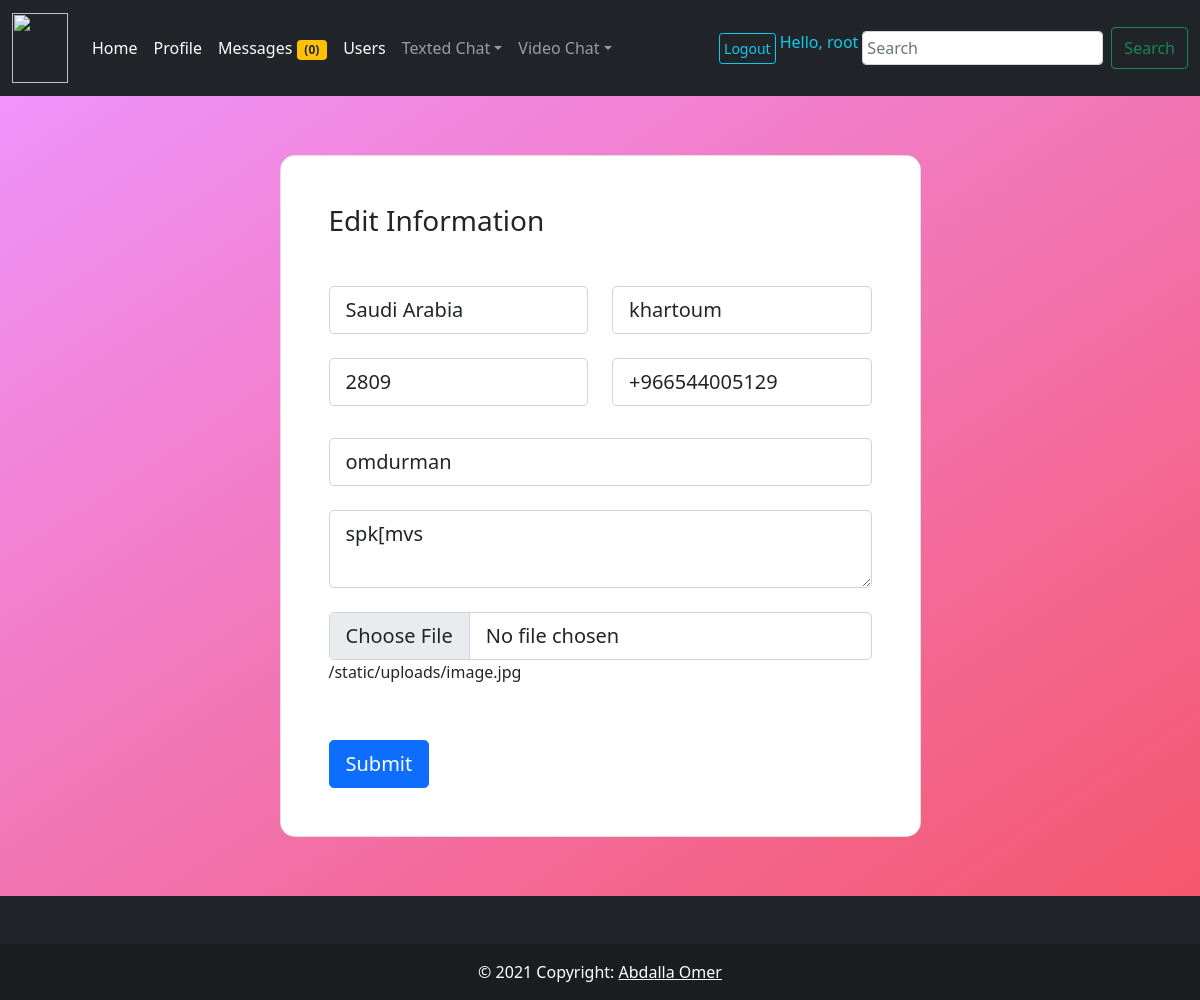
Screenshot of /profile/edit-user-profile/Abdalla_Omer (signed in) with the database file from the repository.
### register_app/models.py (models this page shows, shortened)
class UserInfo(models.Model):
    birth_day = models.CharField(max_length=5000)  #
    gender =  models.CharField(max_length=5000) #
    phone_number = models.CharField(max_length=5000)  #
    address = models.CharField(max_length=5000) #
    city = models.CharField(max_length=5000) #
    country = models.CharField(max_length=5000)  #
    postal_code = models.CharField(max_length=5000)  #
    about_me = models.CharField(max_length=5000, null= True)  #
    friends = models.IntegerField()
    followers = models.IntegerField(default=0)
    following = models.IntegerField()
    age = models.IntegerField()
    profile_picture = models.ImageField(upload_to = 'static/uploads/')  #'static/uploads/'
    user_id = models.CharField(max_length=5000, null= False)  #

### profile_app/views.py (the view, shortened to what this page needs)
# urls.py: path('edit-user-profile/<username>', views.edit_user_profile, name='edit_user_profile'),
def edit_user_profile(request, username):
    my_inbox = Messages.objects.filter(send_to= request.user)
    my_sent = Messages.objects.filter(send_from= request.user)
    inbox_count = len(my_inbox)
    sent_count = len(my_sent)
    total_messages = inbox_count + sent_count
    user_data = UserInfo.objects.get(user_id= username)
    context = {
        "user_data": user_data,
        "inbox_count": inbox_count,
        "sent_count": sent_count,
        "total_messages": total_messages,
    }
    if request.method == "GET":
        return render(request, 'edit_user_profile.html', context)

### profile_app/templates/edit_user_profile.html (shortened to what this page needs)
{% extends 'base.html' %}
{% load static %}
{% block link %}
  <link rel="stylesheet" href={%static 'css/register_styles.css'%}>
{% endblock %}
{% block content %}
<section class="vh-100 gradient-custom">
  <div class="container py-5 h-100">
    <div class="row justify-content-center align-items-center h-100">
      <div class="col-12 col-lg-9 col-xl-7">
        <div class="card shadow-2-strong card-registration" style="border-radius: 15px;">
          <div class="card-body p-4 p-md-5">
            <h3 class="mb-4 pb-2 pb-md-0 mb-md-5">Edit Information</h3>
            <form method="POST" enctype="multipart/form-data">
              <div class="row">
                <div class="col-md-6 mb-4">
                  <div class="form-outline">
                    <input type="text" id="firstName" name="country" class="form-control form-control-lg" placeholder="Country" value="{{user_data.country}}"/>
                  </div>
                </div>
                <div class="col-md-6 mb-4">
                  <div class="form-outline">
                    <input type="text" id="lastName" name="city" class="form-control form-control-lg" placeholder="City" value="{{user_data.city}}"/>
                  </div>
                </div>
              </div>
              <div class="row">
                <div class="col-md-6 mb-4 pb-2">
                  <div class="form-outline">
                    <input type="text" id="" class="form-control form-control-lg" name="postal_code" placeholder="Postal Code" value="{{user_data.postal_code}}"/>
                  </div>
                </div>
                <div class="col-md-6 mb-4 pb-2">
                  <div class="form-outline">
                    <input type="tel" id="phoneNumber" name="phone_number" class="form-control form-control-lg" placeholder="Phone Number" value="{{user_data.phone_number}}"/>
                  </div>
                </div>
              </div>
              <div class="form-outline">
                <input type="text" id="" class="form-control form-control-lg" name="address" placeholder="Address" value="{{user_data.address}}"/>
              </div>
              <div class="form-outline">
                <textarea id="w3review" name="about_me" class="form-control form-control-lg" rows="2" placeholder="About Me" >{{user_data.about_me}}</textarea>
              </div>
              <div class="form-outline">
                <input type="file" id="" class="form-control form-control-lg" name="image"  value=""/>{{user_data.profile_picture.url}}
              </div>
              <div class="mt-4 pt-2">
                <input class="btn btn-primary btn-lg" type="submit" value="Submit" />
              </div>
            </form>
          </div>
        </div>
      </div>
    </div>
  </div>
</section>
{% endblock %}

### templates/base.html (shortened to what this page needs)
{% load static %}
<!doctype html>
<html lang="en-us">
<head>
  <link href="https://cdn.jsdelivr.net/npm/bootstrap@5.1.0/dist/css/bootstrap.min.css" rel="stylesheet">
  {% block link %}
  {% endblock %}
  <nav class="navbar navbar-expand-lg navbar-dark bg-dark">
    <div class="container-fluid">
      <a class="navbar-brand" href="#">
        <img src="https://th.bing.com/th/id/R.66091fd254e98bf21eddd624b11fbd4c?rik=i42LFBPbzkmoYw&riu=http%3a%2f%2fwww.cs.technion.ac.il%2f~cs234313%2fprojects_sites%2fS14%2f11%2fsite%2fimages%2ftemplatemo_logo.jpg&ehk=7PJY2klanb5%2fipygRxZdCKMyu5tf5NAaz2a5zMTSkaU%3d&risl=&pid=ImgRaw&r=0" alt="" width="56" height="70">
      </a>
      <div class="collapse navbar-collapse" id="navbarSupportedContent">
        <ul class="navbar-nav me-auto mb-2 mb-lg-0">
          <li class="nav-item">
            <a class="nav-link active" aria-current="page" href="{% url 'home' %}">Home</a>
          </li>
          {% if  user.is_authenticated %}
            <li class="nav-item">
                <a class="nav-link active" aria-current="page" href="{% url 'profile' user.username%}">Profile</a>
            </li>
            <li class="nav-item">
                <a class="nav-link active" aria-current="page" href="{% url 'mailbox' %}">Messages <span class="badge bg-warning text-dark">({{total_messages}})</span></a>
            </li>
          {% endif %}
          <li class="nav-item">
              <a class="nav-link active" aria-current="page" href="{% url 'users' %}">Users</a>
          </li>
          <li class="nav-item  dropdown active">
            <a class="nav-link dropdown-toggle" href="#" id="navbarDropdown" role="button" data-bs-toggle="dropdown" aria-expanded="false">Texted Chat</a>
          </li>
          <li class="nav-item  dropdown active">
            <a class="nav-link dropdown-toggle" href="#" id="navbarDropdown" role="button" data-bs-toggle="dropdown" aria-expanded="false">Video Chat</a>
          </li>
        </ul>
        {% if  user.is_authenticated %}
          <a class="btn btn-outline-info btn-circle btn-sm btn-xl m-1 p-1" href="{% url 'logout' %}" role="button">Logout</a>
          <p class="text-info bg-dark mt-1"> Hello, {{user.username}} </p>
        {% else %}
          <a class="btn btn-outline-info btn-circle btn-sm btn-xl m-1 p-1" href="{% url 'login' %}" role="button">Login</a>
          <a class="btn btn-outline-info btn-circle btn-sm btn-xl m-1 p-1" href="{% url 'register' %}" role="button">Register</a>
        {% endif %}
        <form class="d-flex" action="" method="POST">
          <input class="form-control me-2 m-1 p-1" type="search" placeholder="Search" aria-label="Search">
          <button class="btn btn-outline-success" type="submit">Search</button>
        </form>
      </div>
    </div>
  </nav>
</head>
<body>
  {% block content %}
  {% endblock %}
</body>
</html>
<footer class="bg-dark text-center text-white">
  <div class="container p-4 pb-0">
  </div>
  <div class="text-center p-3" style="background-color: rgba(0, 0, 0, 0.2);">
    © 2021 Copyright:
    <a class="text-white" href="">Abdalla Omer</a>
  </div>
</footer>

### static/css/register_styles.css (style rules this page uses)
.gradient-custom { background: #f093fb; background: -webkit-linear-gradient(to bottom right, rgba(240, 147, 251, 1), rgba(245, 87, 108, 1)); background: linear-gradient(to bottom right, rgba(240, 147, 251, 1), rgba(245, 87, 108, 1)) }

### rows the page displays
UserInfo: country "Saudi Arabia", city "khartoum", postal_code "2809", phone_number "+966544005129", address "omdurman", about_me "spk[mvs", profile_picture "/static/uploads/image.jpg"

### other values shown
{{ total_messages }} "0"
{{ user.username }} "root"
